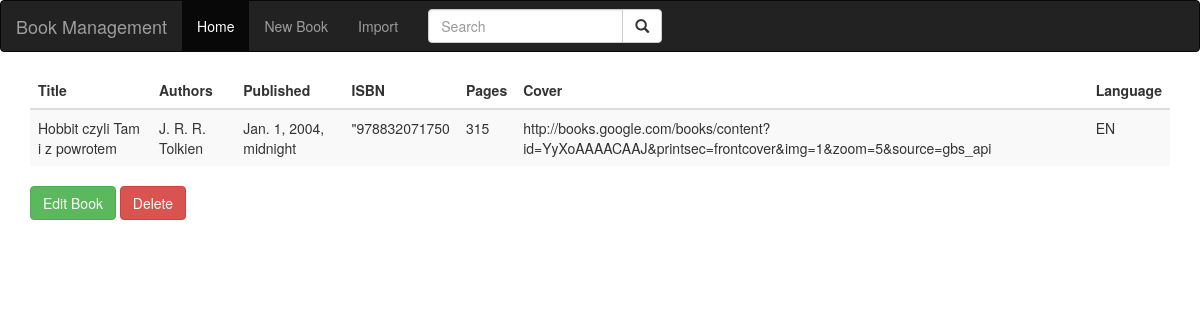
The app's page /book/5/ with its own data.
### books_app/models.py (models this page shows, shortened)
class Book(models.Model):
    title = models.CharField(max_length=50)
    authors = models.CharField(max_length=50)
    published_date = models.DateTimeField()
    isbn_number = models.CharField(max_length=13)
    page_count = models.PositiveSmallIntegerField()
    cover_link = models.URLField()
    language = models.CharField(max_length=3)
    create_date = models.DateTimeField(default=django.utils.timezone.now)

### books_app/views.py (the view)
# urls.py: path('book/<int:pk>/', BookDetailView.as_view(), name='book_detail'),
class BookDetailView(DetailView):
    model = Book
    template_name = 'books_app/detail.html'
    context_object_name = 'book'

### books_app/templates/books_app/detail.html
{% extends 'books_app/base.html' %}
{% block content %}
    <div class="container">
      <table class="table table-striped">
        <thead>
          <tr>
            <th>Title</th>
            <th>Authors</th>
            <th>Published</th>
            <th>ISBN</th>
            <th>Pages</th>
            <th>Cover</th>
            <th>Language</th>
          </tr>
        </thead>
          <tbody>
            <tr>
              <td>{{ book.title }}</td>
              <td>{{ book.authors }}</td>
              <td>{{ book.published_date }}</td>
              <td>{{ book.isbn_number }}</td>
              <td>{{ book.page_count }}</td>
              <td>{{ book.cover_link }}</td>
              <td>{{ book.language }}</td>
            </tr>
          </tbody>
      </table>
      <div class="form-group">
          <a href="{% url 'book_update' book.id %}" class="btn btn-success">Edit Book</a>
          <a href="{% url 'book_delete' book.id %}" class="btn btn-danger">Delete</a>
      </div>
    </div>
{% endblock content %}

### records on screen
Book: title "Hobbit czyli Tam i z powrotem", authors "J. R. R. Tolkien", published_date "Jan. 1, 2004, midnight", isbn_number "\"978832071750", page_count "315", cover_link "http://books.google.com/books/content?id=YyXoAAAACAAJ&printsec=frontcover&img=1&zoom=5&source=gbs_api", language "EN"
